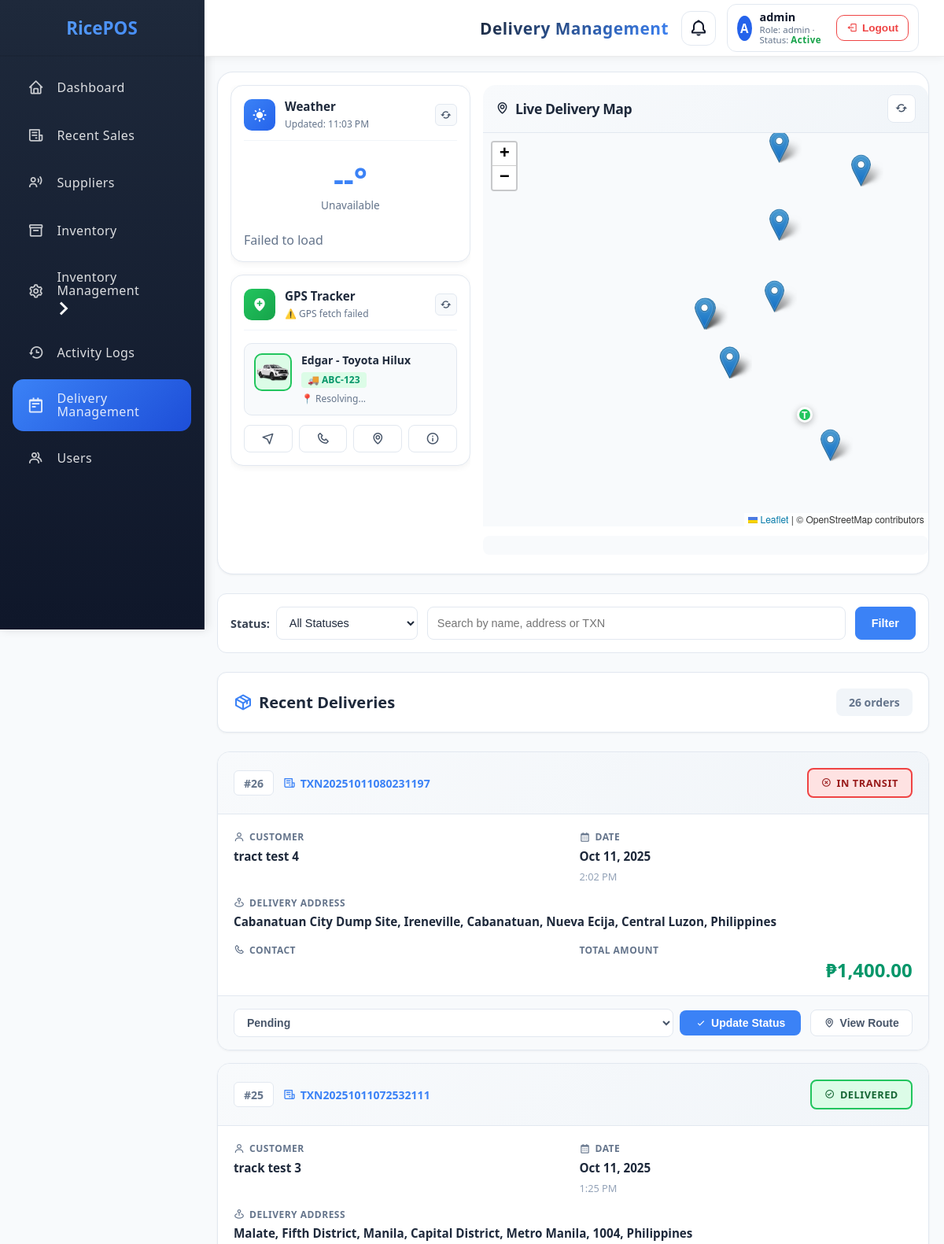
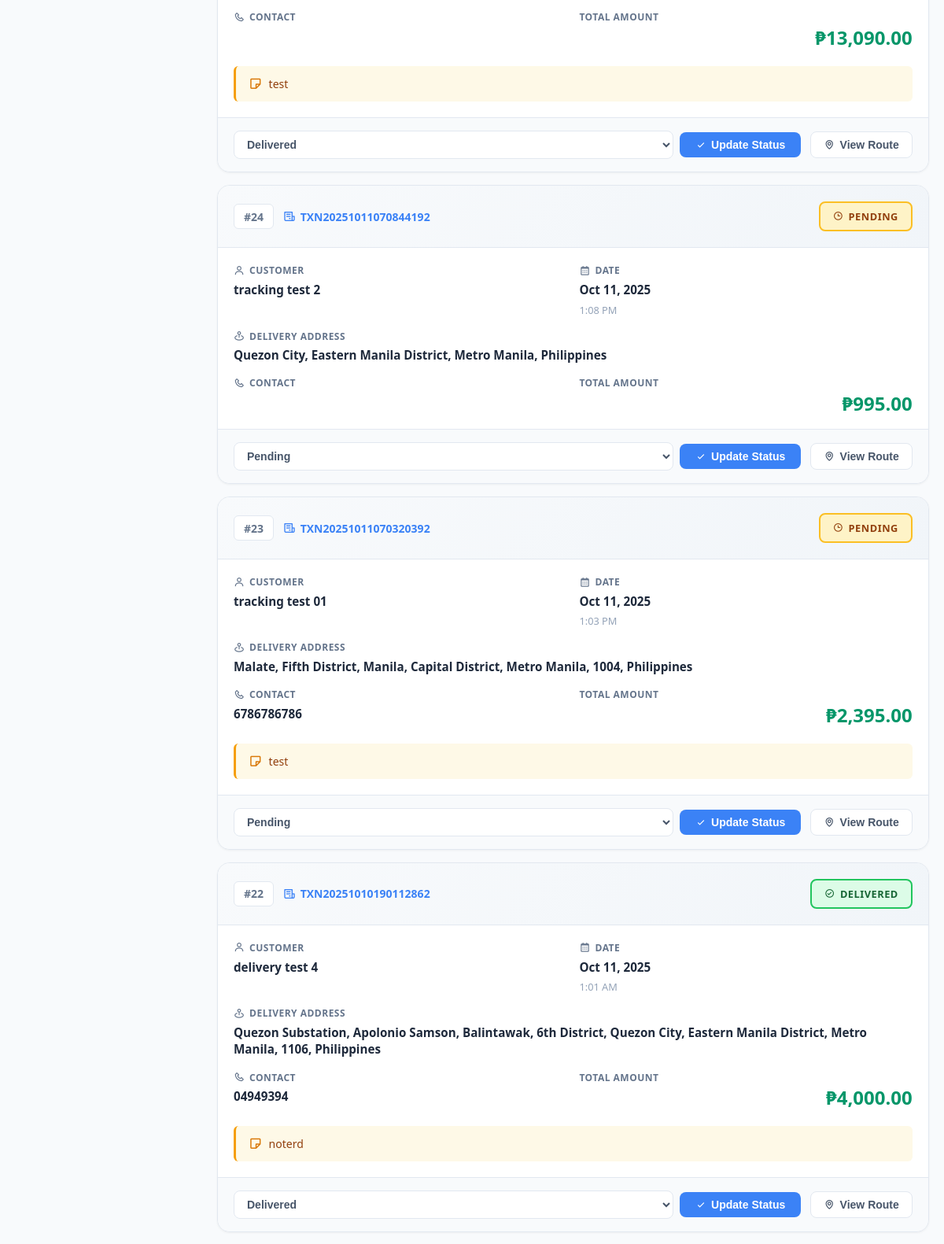
Screenshot of /public/delivery_management.php (signed in, upper part) with the database file from the repository (2 pictures, top to bottom).
### tables this page shows
CREATE TABLE `delivery_orders` (
  `id` int NOT NULL,
  `sale_id` int NOT NULL,
  `customer_name` varchar(120) NOT NULL,
  `customer_phone` varchar(40) DEFAULT NULL,
  `customer_address` text NOT NULL,
  `notes` varchar(255) DEFAULT NULL,
  `status` enum('pending','picked_up','in_transit','delivered','failed','cancelled') NOT NULL DEFAULT 'pending',
  `created_at` datetime NOT NULL DEFAULT CURRENT_TIMESTAMP,
  `updated_at` datetime DEFAULT NULL,
  `customer_lat` decimal(10,7) DEFAULT NULL,
  `customer_lng` decimal(10,7) DEFAULT NULL,
  `route_json` mediumtext,
  `customer_email` varchar(190) DEFAULT NULL,
  `assigned_to` int DEFAULT NULL,
  `proof_image` varchar(255) DEFAULT NULL,
  `delivered_at` datetime DEFAULT NULL,
  `failed_reason` varchar(255) DEFAULT NULL,
  `picked_up_at` datetime DEFAULT NULL,
  `customer_rating` tinyint DEFAULT NULL COMMENT 'Customer rating 1-5 stars',
  `customer_feedback` text COMMENT 'Customer feedback comment',
  `feedback_submitted_at` datetime DEFAULT NULL COMMENT 'When feedback was submitted'
);

CREATE TABLE `sales` (
  `id` int NOT NULL,
  `transaction_id` varchar(30) NOT NULL,
  `user_id` int NOT NULL,
  `datetime` datetime NOT NULL DEFAULT CURRENT_TIMESTAMP,
  `total_amount` decimal(10,2) NOT NULL,
  `payment` decimal(10,2) NOT NULL,
  `change_due` decimal(10,2) NOT NULL,
  `buyer_name` varchar(120) DEFAULT NULL,
  `buyer_email` varchar(190) DEFAULT NULL
);

### public/delivery_management.php (the view, shortened to what this page needs)
<?php
$role = $_SESSION['role'] ?? '';
$pdo = Database::getInstance()->getConnection();
$q = trim($_GET['q'] ?? '');
$page = max(1, (int)($_GET['page'] ?? 1));
$perPage = 10; $offset = ($page-1)*$perPage;
$where = []; $params = [];
$whereSql = $where ? ('WHERE '.implode(' AND ', $where)) : '';
$countStmt = $pdo->prepare("SELECT COUNT(*) FROM delivery_orders d JOIN sales s ON s.id = d.sale_id $whereSql");
$countStmt->execute($params); $totalRows = (int)$countStmt->fetchColumn(); $totalPages = (int)ceil($totalRows / $perPage);
$sql = "SELECT d.id, d.created_at, d.customer_name, d.customer_phone, d.customer_address, d.notes, d.status, s.transaction_id, s.total_amount
        FROM delivery_orders d
        JOIN sales s ON s.id = d.sale_id
        $whereSql
        ORDER BY d.created_at DESC
        LIMIT $perPage OFFSET $offset";
$stmt = $pdo->prepare($sql); $stmt->execute($params); $rows = $stmt->fetchAll();
?>
<!DOCTYPE html>
<html lang="en">
<head>
    <?php $cssVer = @filemtime(__DIR__ . '/assets/css/style.css') ?: time(); ?>
    <link rel="stylesheet" href="assets/css/style.css?v=<?php echo htmlspecialchars((string)$cssVer, ENT_QUOTES); ?>">
    <link rel="stylesheet" href="assets/css/mobile-delivery.css">
    <link href='https://unpkg.com/boxicons@2.1.4/css/boxicons.min.css' rel='stylesheet'>
    <link rel="stylesheet" href="https://unpkg.com/leaflet@1.9.4/dist/leaflet.css"/>
</head>
<body class="delivery-management-page">
    <?php $activePage = 'delivery_management.php'; $pageTitle = 'Delivery Management'; include __DIR__ . '/../includes/sidebar.php'; include __DIR__ . '/../includes/header.php'; ?>
    <main class="main-content">
        <div class="unified-dashboard">
            <div class="sidebar-panel">
                <div class="mini-card weather-mini">
                    <div class="mini-card-header">
                        <div class="mini-icon weather-icon">
                            <i class='bx bxs-sun'></i>
        </div>
                        <div class="mini-title">
                            <h3>Weather</h3>
                            <p id="realtimeDateTime" class="mini-subtitle"></p>
                        </div>
                        <button class="btn-icon-sm" id="refreshOriginWeather" title="Refresh Weather">
                            <i class='bx bx-refresh'></i>
                    </button>
                </div>
                    <div id="currentWeather" class="current-weather">
                    </div>
                    <div id="originWeatherDaily" class="weather-forecast-compact"></div>
            </div>
                <div class="mini-card gps-mini">
                    <div class="mini-card-header">
                        <div class="mini-icon gps-icon">
                            <i class='bx bxs-location-plus'></i>
                        </div>
                        <div class="mini-title">
                            <h3>GPS Tracker</h3>
                            <p id="gpsStatus" class="mini-subtitle">⏳ Waiting...</p>
                        </div>
                        <button class="btn-icon-sm" id="refreshGPS" title="Refresh GPS">
                            <i class='bx bx-refresh'></i>
                    </button>
                </div>
                    <div class="driver-compact">
                        <div class="driver-avatar-sm">
                            <img src="assets/img/dce3d07b96a346beabc6721b41ba045c-removebg-preview.png" alt="Edgar">
                            </div>
                        <div class="driver-info-sm">
                            <div class="driver-name-sm">Edgar - Toyota Hilux</div>
                            <div class="driver-plate-sm">🚚 ABC-123</div>
                            <div id="gpsLocationText" class="driver-location-sm">📍 Resolving...</div>
                            </div>
                        </div>
                    <div class="quick-actions">
                        <button class="action-btn track-btn" onclick="trackRider('edgar')" title="Track">
                            <i class='bx bx-navigation'></i>
                            </button>
                        <button class="action-btn call-btn" onclick="contactRider('edgar')" title="Call">
                            <i class='bx bx-phone'></i>
                            </button>
                        <button class="action-btn maps-btn" onclick="openGoogleMaps()" title="Google Maps">
                            <i class='bx bx-map'></i>
                            </button>
                        <button class="action-btn setup-btn" onclick="showGPSInstructions()" title="Setup">
                            <i class='bx bx-info-circle'></i>
                            </button>
                        </div>
                    </div>
                </div>
            <div class="map-container">
                <div class="map-header">
                    <h2 class="section-title">
                        <i class='bx bx-map'></i> Live Delivery Map
                    </h2>
                    <div class="map-actions">
                        <button class="btn-icon" onclick="refreshGPSData()" title="Refresh GPS">
                            <i class='bx bx-refresh'></i>
                        </button>
            </div>
        </div>
                <div id="mgmtMap" class="unified-map"></div>
                <div id="mgmtSummary" class="route-summary"></div>
            </div>
        </div>
        <form method="get" class="filters">
            <div class="filter-group">
                <label for="statusFilter" style="font-weight:700; color:#374151;">Status:</label>
                <select name="status" id="statusFilter">
                    <option value="">All Statuses</option>
                </select>
            </div>
            <input type="text" name="q" placeholder="Search by name, address or TXN" value="<?php echo htmlspecialchars($q); ?>">
            <button class="btn" type="submit">Filter</button>
        </form>
        <div class="deliveries-container">
            <div class="deliveries-header">
                <h2 class="deliveries-title">
                    <i class='bx bx-package'></i> Recent Deliveries
                </h2>
                <div class="deliveries-count">
                    <?php echo $totalRows; ?> <?php echo $totalRows === 1 ? 'order' : 'orders'; ?>
                </div>
            </div>
            <?php if (empty($rows)): ?>
                <div class="empty-state">
                    <i class='bx bx-box'></i>
                    <h3>No deliveries found</h3>
                    <p>Try adjusting your filters or search criteria</p>
        </div>
            <?php else: ?>
                <div class="delivery-cards-grid">
                    <?php foreach ($rows as $d):
                        $statusClass = $d['status']==='pending'?'status-pending':($d['status']==='out_for_delivery'?'status-transit':($d['status']==='delivered'?'status-delivered':'status-cancelled'));
                        $statusIcon = $d['status']==='pending'?'bx-time':($d['status']==='out_for_delivery'?'bx-cycling':($d['status']==='delivered'?'bx-check-circle':'bx-x-circle'));
                        $statusText = $d['status']==='out_for_delivery'?'In Transit':ucfirst(str_replace('_', ' ', $d['status']));
                    ?>
                    <div class="delivery-card">
                        <div class="delivery-card-header">
                            <div class="delivery-header-left">
                                <span class="delivery-id">#<?php echo (int)$d['id']; ?></span>
                                <a href="receipt.php?txn=<?php echo urlencode($d['transaction_id']); ?>" target="_blank" class="transaction-link">
                                    <i class='bx bx-receipt'></i> <?php echo htmlspecialchars($d['transaction_id']); ?>
                                </a>
                            </div>
                            <div class="delivery-header-right">
                                <span class="status-badge <?php echo $statusClass; ?>">
                                    <i class='bx <?php echo $statusIcon; ?>'></i>
                                    <?php echo $statusText; ?>
                                </span>
                            </div>
                        </div>
                        <div class="delivery-card-body">
                            <div class="delivery-info-row">
                                <div class="delivery-info-group">
                                    <label><i class='bx bx-user'></i> Customer</label>
                                    <span class="info-value"><?php echo htmlspecialchars($d['customer_name']); ?></span>
                                </div>
                                <div class="delivery-info-group">
                                    <label><i class='bx bx-calendar'></i> Date</label>
                                    <span class="info-value"><?php echo date('M d, Y', strtotime($d['created_at'])); ?></span>
                                    <span class="info-time"><?php echo date('g:i A', strtotime($d['created_at'])); ?></span>
                                </div>
                            </div>
                            <div class="delivery-info-row">
                                <div class="delivery-info-group full-width">
                                    <label><i class='bx bx-map-pin'></i> Delivery Address</label>
                                    <span class="info-value"><?php echo htmlspecialchars($d['customer_address']); ?></span>
                                </div>
                            </div>
                            <div class="delivery-info-row">
                                <div class="delivery-info-group">
                                    <label><i class='bx bx-phone'></i> Contact</label>
                                    <span class="info-value"><?php echo htmlspecialchars($d['customer_phone']); ?></span>
                                </div>
                                <div class="delivery-info-group align-right">
                                    <label>Total Amount</label>
                                    <span class="info-total">₱<?php echo number_format((float)$d['total_amount'],2); ?></span>
                                </div>
                            </div>
                            <?php if (!empty($d['notes'])): ?>
                            <div class="delivery-notes">
                                <i class='bx bx-note'></i>
                                <span><?php echo htmlspecialchars($d['notes']); ?></span>
                            </div>
                            <?php endif; ?>
                        </div>
                    <?php if ($role==='admin'): ?>
                        <div class="delivery-card-footer">
                            <form method="post" class="status-update-form">
                                <select name="status" class="status-select">
                                <option value="pending" <?php echo $d['status']==='pending'?'selected':''; ?>>Pending</option>
                                <option value="delivered" <?php echo $d['status']==='delivered'?'selected':''; ?>>Delivered</option>
                            </select>
                                <button type="submit" name="update_delivery_status" class="btn-update">
                                    <i class='bx bx-check'></i> Update Status
                            </button>
                        </form>
                            <button class="btn-view-route" onclick="focusDelivery(<?php echo (int)$d['id']; ?>)">
                            <i class='bx bx-map'></i> View Route
                        </button>
                        </div>
                    <?php endif; ?>
                    </div>
            <?php endforeach; ?>
          </div>
            <?php endif; ?>
        </div>
    </main>
</body>
</html>

### public/assets/css/style.css (style rules this page uses)
:root { --sidebar-width: 260px; --header-height: 72px; }
*, *::before, *::after { box-sizing: border-box; }
body { margin: 0; font-family: 'Segoe UI', Arial, sans-serif; background: #f4f6fb; color: #222; overflow-y: scroll; scrollbar-gutter: stable both-edges; overflow-x: hidden; }
.btn { display: inline-flex; align-items: center; justify-content: center; gap: 0.45em; padding: 0.6rem 1rem; border: 1px solid #d1d5db; border-radius: 15px; font-size: 0.98rem; font-weight: 700; background: #ffffff; color: #111827; cursor: pointer; transition: background 0.18s ease, border-color 0.18s ease, color 0.18s ease, box-shadow 0.18s ease, transform 0.12s ease; outline: none; text-decoration: none; min-width: 0; box-shadow: 0 1px 2px rgba(0,0,0,0.04); }
.main-content { padding: 1.2rem 1.2rem 1.2rem 1rem; padding-top: calc(1.2rem + var(--header-height)) !important; background:#f7f9fc; margin-left: var(--sidebar-width) !important; min-height: 100dvh; }
html, body { height: 100%; }
body { display: block !important; }
.main-content { min-width: 0; }

### includes/header.php (style rules this page uses)
:root { --sidebar-width:260px; --header-height:72px; }
.main-content { margin-left: var(--sidebar-width, 260px); padding-top: var(--header-height, 72px); min-height: 100vh; width: auto; max-width: 100%; }

### rows the page displays
delivery_orders: id "26", sale.transaction_id "TXN20251011080231197", status "IN TRANSIT", customer_name "tract test 4", created_at "Oct 11, 2025", created_at "2:02 PM", customer_address "Cabanatuan City Dump Site, Ireneville, Cabanatuan, Nueva Ecija, Central Luzon, Philippines", sale.total_amount "1,400.00"
delivery_orders: id "25", sale.transaction_id "TXN20251011072532111", status "DELIVERED", customer_name "track test 3", created_at "Oct 11, 2025", created_at "1:25 PM", customer_address "Malate, Fifth District, Manila, Capital District, Metro Manila, 1004, Philippines", sale.total_amount "13,090.00", notes "test", status "Delivered"
delivery_orders: id "24", sale.transaction_id "TXN20251011070844192", status "PENDING", customer_name "tracking test 2", created_at "Oct 11, 2025", created_at "1:08 PM", customer_address "Quezon City, Eastern Manila District, Metro Manila, Philippines", sale.total_amount "995.00", status "Pending"
delivery_orders: id "23", sale.transaction_id "TXN20251011070320392", status "PENDING", customer_name "tracking test 01", created_at "Oct 11, 2025", created_at "1:03 PM", customer_address "Malate, Fifth District, Manila, Capital District, Metro Manila, 1004, Philippines", customer_phone "6786786786", sale.total_amount "2,395.00", notes "test", status "Pending"
delivery_orders: id "22", sale.transaction_id "TXN20251010190112862", status "DELIVERED", customer_name "delivery test 4", created_at "Oct 11, 2025", created_at "1:01 AM", customer_address "Quezon Substation, Apolonio Samson, Balintawak, 6th District, Quezon City, Eastern Manila District, Metro Manila, 1106, Philippines", customer_phone "04949394", sale.total_amount "4,000.00", notes "noterd", status "Delivered"

### other values shown
$computedTitle "Delivery Management"
$initials "A"
$u "admin"
$r "admin"
$totalRows "26"
